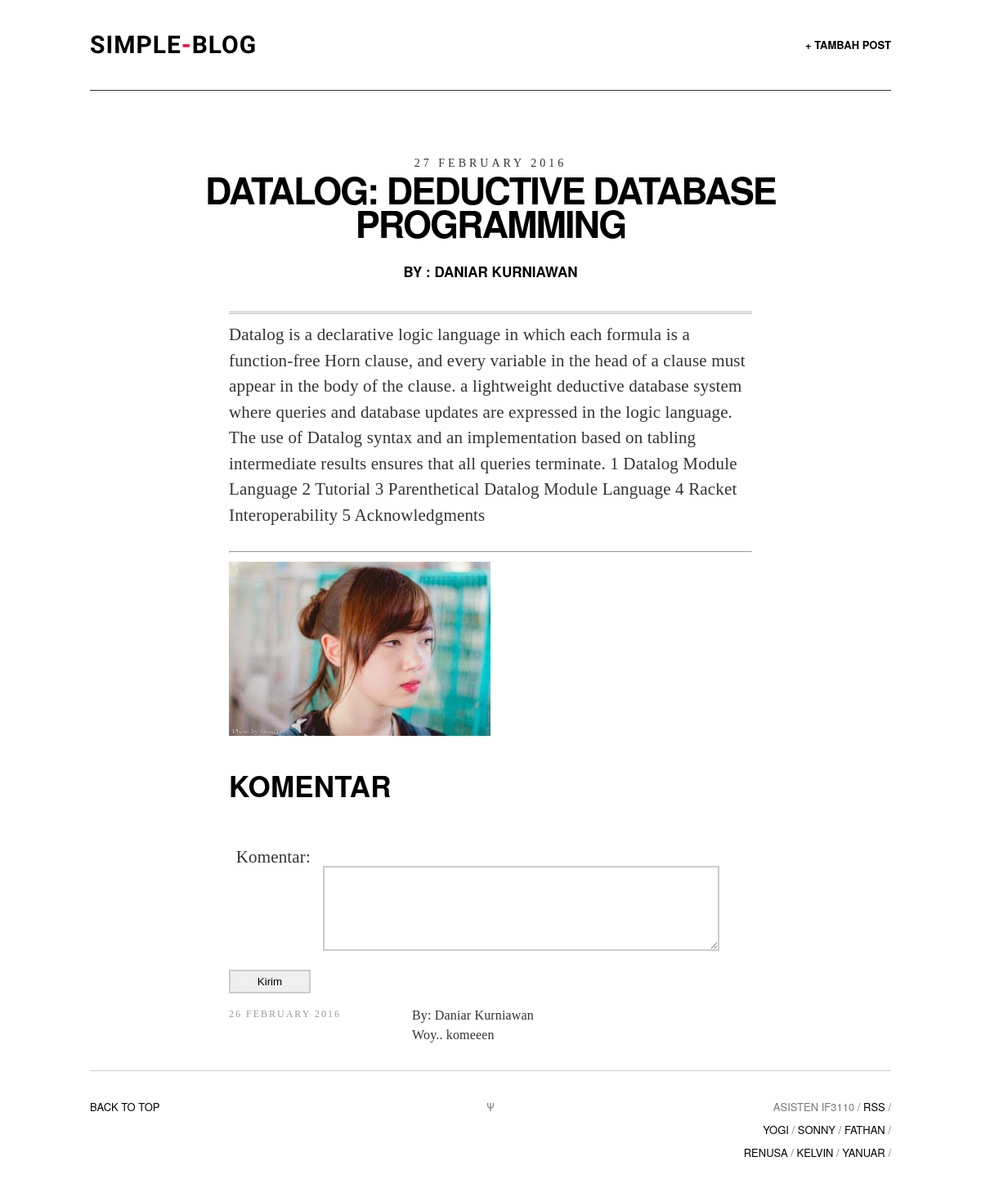
Screenshot of /post.php?postid=51 (signed in) with the database file from the repository.
### tables this page shows
CREATE TABLE `post` (
  `Post_Id` int(100) NOT NULL,
  `Creator_Id` int(11) NOT NULL,
  `Title` varchar(100) NOT NULL,
  `Date` datetime NOT NULL,
  `Contents` text NOT NULL,
  `Image` varchar(255) DEFAULT NULL
);

CREATE TABLE `user` (
  `User_Id` int(11) NOT NULL,
  `Nama` varchar(25) NOT NULL,
  `Email` varchar(25) NOT NULL,
  `Password` varchar(256) NOT NULL,
  `base2` int(11) DEFAULT '0',
  `random` int(11) DEFAULT '0',
  `shared_key` int(11) DEFAULT '0',
  `Identifier` varchar(256) DEFAULT '0',
  `Token` varchar(256) NOT NULL
);

CREATE TABLE `comments` (
  `Comment_Id` int(11) NOT NULL,
  `Creator_Id` int(11) NOT NULL,
  `Post_Id` int(11) NOT NULL,
  `Contents` text NOT NULL,
  `Time` timestamp NOT NULL DEFAULT CURRENT_TIMESTAMP
);

### posthandling.php (called while the page is built, shortened)
<?php
if (isset($_SESSION["isLogin"])){
	function getspecificpost($con,$postid)
	{
		$stmt = $con->prepare(
		  "SELECT user.Nama ,user.User_Id, post.* FROM post INNER join user ON post.Creator_Id = user.User_Id WHERE Post_Id = ?");
		$stmt->bind_param('i', $postid);
		$stmt->execute();
		$result = $stmt->get_result();
		return $result;
	}
	function getspecificcomments($con,$postid)
	{
		$stmt = $con->prepare(
		  "SELECT user.Nama ,user.User_Id, comments.* FROM comments INNER join user ON comments.Creator_Id = user.User_Id WHERE Post_Id = ? ORDER BY Time DESC");
		$stmt->bind_param('i', $postid);
		$stmt->execute();
		$result = $stmt->get_result();
		return $result;
	}
}else{
    header("Location: login.php");
}
 ?>

### post.php (the view, shortened to what this page needs)
<?php
  if (isset($_SESSION["isLogin"])){
 ?>
<!DOCTYPE html>
<?php
    $con = phpsqlconnection();
    $postid = htmlspecialchars($_GET['postid'], ENT_QUOTES, 'UTF-8');
    $getpostresult = getspecificpost($con,$postid);
    $row = mysqli_fetch_array($getpostresult);
    $getcommentsresult = getspecificcomments($con,$postid);
 ?>
<html>
<head>
<link rel="stylesheet" type="text/css" href="assets/css/screen.css" />
</head>
<body class="default">
<div class="wrapper">
<nav class="nav">
    <a style="border:none;" id="logo" href="index.php"><h1>Simple<span>-</span>Blog</h1></a>
    <ul class="nav-primary">
        <li><a href="new_post.php">+ Tambah Post</a></li>
    </ul>
</nav>
<article class="art simple post">
    <header class="art-header">
        <div class="art-header-inner" style="margin-top: 0px; opacity: 1;">
            <?php
              $time = strtotime(htmlspecialchars($row['Date'], ENT_QUOTES, 'UTF-8'));
              $time = date('j F Y',$time);
              echo "<time class=\"art-time\">".$time."</time>";
             ?>
             <?php
              echo "<h2 class=\"art-title\">".htmlspecialchars($row['Title'], ENT_QUOTES, 'UTF-8')."</h2>";
              ?>
              <?php
                echo "<h6 style= 'text-align: center;'> by : ".$row['Nama']."</h6>";
                ?>
        </div>
    </header>
    <div class="art-body">
        <div class="art-body-inner">
            <hr class="featured-article" />
            <?php
                echo "<p>".htmlspecialchars($row['Contents'], ENT_QUOTES, 'UTF-8')."</p>";
             ?>
            <hr />
           <?php
              if ($row['Image']) {
                  echo "<img src=\"".$row['Image']."\" alt=\"\">";
              }
            ?>
            <h4>Komentar</h4>
            <div id="contact-area">
                <?php
                    echo
                    "<form name=\"AddComment\" method=\"post\"  onSubmit=\"return showcomments(".$postid.",Komentar.value)\">";
                 ?>
                    <label for="Komentar">Komentar:</label><br>
                    <textarea name="Komentar" rows="20" cols="20" id="Komentar" required></textarea>
                    <input type="submit" name="submit" value="Kirim" class="submit-button">
                </form>
            </div>
            <ul class="art-list-body" id ="comments">
                        <?php
                            while($comments = mysqli_fetch_array($getcommentsresult)) {
                                echo
                                "<li class=\"art-list-item\">
                                <div class=\"art-list-item-title-and-time\">";
                                $time = strtotime(htmlspecialchars($comments['Time'], ENT_QUOTES, 'UTF-8'));
                                $time = date('j F Y',$time);
                                echo
                                "<div class=\"art-list-time\">".$time."</div> </div>";
                                echo
                                "<p> By: ".htmlspecialchars($comments['Nama'], ENT_QUOTES, 'UTF-8')."<br>".
                                "".htmlspecialchars($comments['Contents'], ENT_QUOTES, 'UTF-8')."</p>";
                                echo "</li>";
                            }
                         ?>
            </ul>
        </div>
    </div>
</article>
<footer class="footer">
    <div class="back-to-top"><a href="">Back to top</a></div>
    <div class="psi">&Psi;</div>
    <aside class="offsite-links">
        Asisten IF3110 /
        <a class="rss-link" href="#rss">RSS</a> /
        <br>
        <a class="twitter-link" href="http://twitter.com/YoGiiSinaga">Yogi</a> /
        <a class="twitter-link" href="http://twitter.com/sonnylazuardi">Sonny</a> /
        <a class="twitter-link" href="http://twitter.com/fathanpranaya">Fathan</a> /
        <br>
        <a class="twitter-link" href="#">Renusa</a> /
        <a class="twitter-link" href="#">Kelvin</a> /
        <a class="twitter-link" href="#">Yanuar</a> /
    </aside>
</footer>
</div>
</body>
</html>
<?php
    }else{
        header("Location: login.php");
        exit();
    }
 ?>

### rows the page displays
post: Date "27 FEBRUARY 2016", Title "DATALOG: DEDUCTIVE DATABASE PROGRAMMING", Creator_Id.Nama "DANIAR KURNIAWAN", Contents "Datalog is a declarative logic language in which each formula is a function-free Horn clause, and every variable in the head of a clause must appear in the body of the clause. a lightweight deductive database system where queries and database updates are expressed in the logic language. The use of Datalog syntax and an implementation based on tabling intermediate results ensures that all queries terminate. 1 Datalog Module Language 2 Tutorial 3 Parenthetical Datalog Module Language 4 Racket Interoperability 5 Acknowledgments", Image (picture)
comments: Time "26 FEBRUARY 2016", Creator_Id.Nama "Daniar Kurniawan", Contents "Woy.. komeeen"
